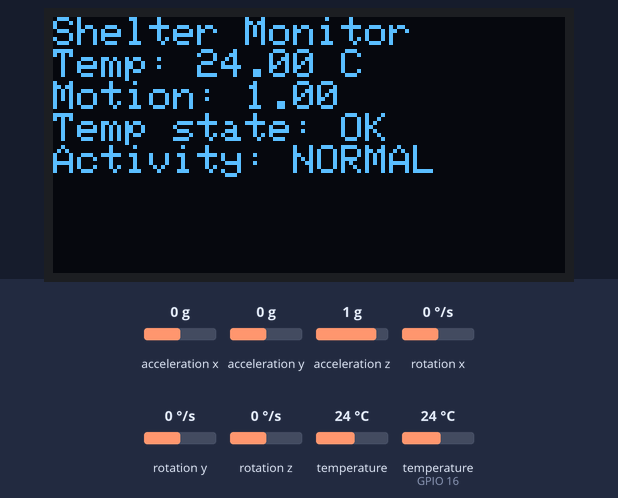
A program run on a simulated ESP32. On the bench: 128×64 one-colour display. The test bench sets the inputs (shaded band); at power-on: acceleration x 0 g, temperature (sensor on GPIO 16) 24 °C, acceleration z 1 g, acceleration y 0 g, rotation x 0 °/s, rotation y 0 °/s, rotation z 0 °/s, temperature 24 °C. WiFi joins after 1.5 s; servers stay silent unless stated; uploads are accepted with an empty reply; what the program prints to the serial monitor is not drawn.

Above: at 3.4 s.
3.5 s: acceleration x set to -1.4 g
At 7.0 s:
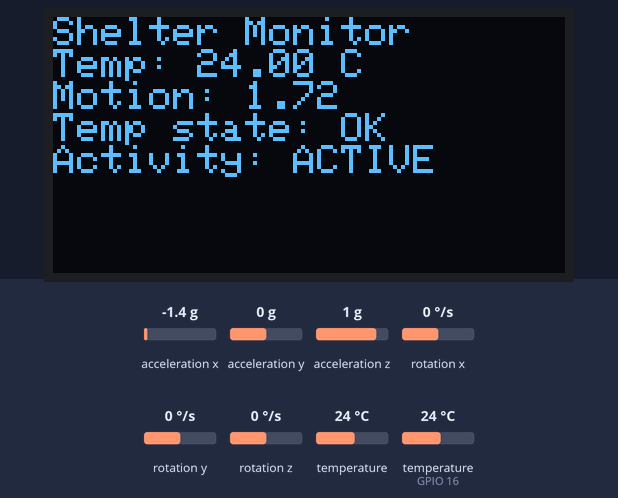
7.5 s: temperature (sensor on GPIO 16) set to 18.5 °C
At 9.2 s:
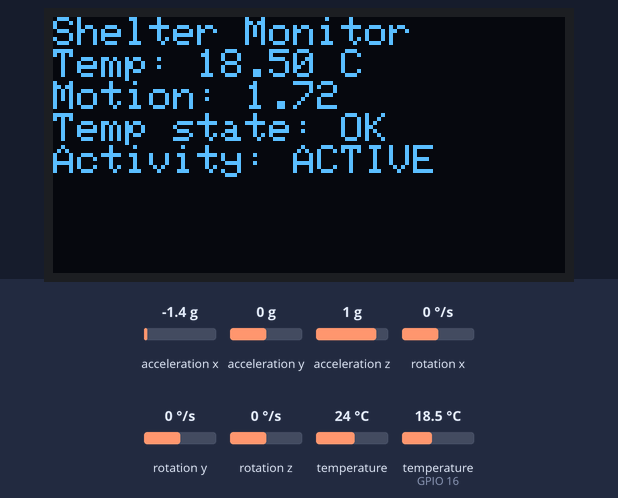
11.5 s: temperature (sensor on GPIO 16) set to 17.2 °C
At 12.6 s:
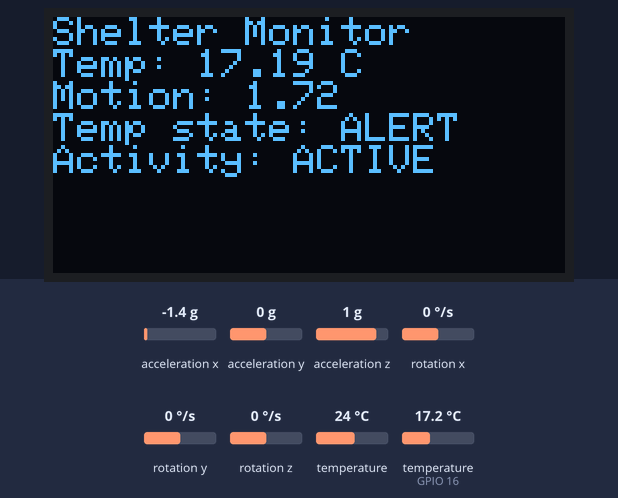
15.5 s: acceleration z set to 0 g
At 18.2 s:
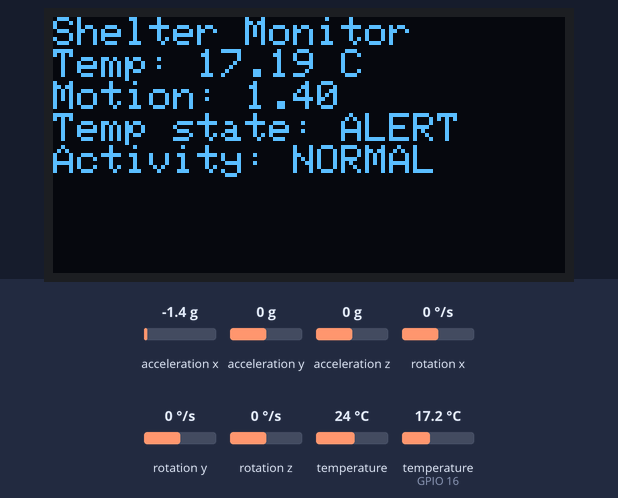
19.5 s: temperature (sensor on GPIO 16) set to 19 °C
At 21.5 s:
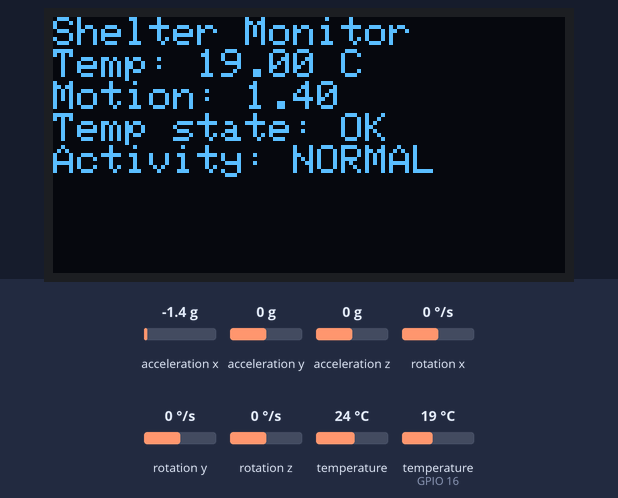
23.5 s: acceleration y set to -1.4 g
At 25.0 s:
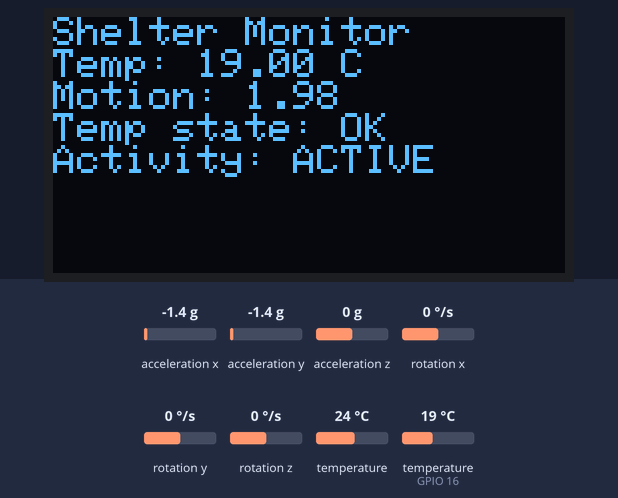
Timing chart, 0 to 26.5 s (numbered marks = the images above; inputs shaded):
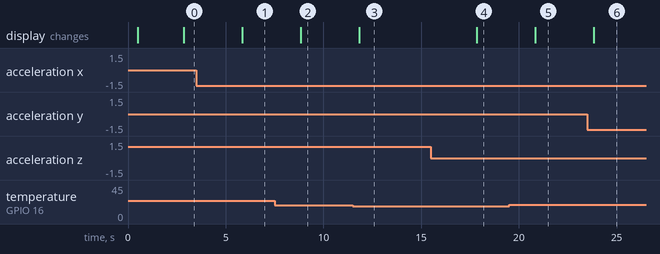

Measured:
- the behaviour switches between 18 and 17.9 °C on temperature (sensor on GPIO 16) (found by bisection; images 2 and 3)
- after the input at 3.5 s, the display: changes after 2.3 s (image 1)
- after the input at 7.5 s, the display: changes after 1.3 s (image 2)
- after the input at 11.5 s, the display: changes after 0.34 s (image 3)
- after the input at 15.5 s, the display: changes after 2.3 s (image 4)
- after the input at 19.5 s, the display: changes after 1.3 s (image 5)
- after the input at 23.5 s, the display: changes after 0.33 s (image 6)

The program:

main.cpp
```cpp
#include <Arduino.h>

#include <Wire.h>
#include <OneWire.h>
#include <DallasTemperature.h>

#include <Adafruit_GFX.h>
#include <Adafruit_SSD1306.h>

#include <Adafruit_MPU6050.h>
#include <Adafruit_Sensor.h>

#include <WiFi.h>
#include <HTTPClient.h>
#include <WiFiClientSecure.h>

#include <math.h>

#define ONE_WIRE_BUS 16
#define SDA_PIN 21
#define SCL_PIN 22

OneWire oneWire(ONE_WIRE_BUS);
DallasTemperature ds18b20(&oneWire);

Adafruit_MPU6050 mpu;

#define SCREEN_WIDTH 128
#define SCREEN_HEIGHT 64
Adafruit_SSD1306 display(SCREEN_WIDTH, SCREEN_HEIGHT, &Wire, -1);

const float TEMP_MIN = 18.0;
const float TEMP_MAX = 30.0;
const float MOTION_LIMIT = 1.5;

static const char* WIFI_SSID = "Wokwi-GUEST";
static const char* WIFI_PASS = "";


static const char* API_BASE = "https://ark-pzpi-23-6-kmetyk-yelyzaveta.onrender.com";


static const char* DEVICE_GUID = "DEV-002";


static const char* DEVICE_KEY = "kmetyk-iot-2025-xyz";

static const char* TELEMETRY_PATH = "/api/iot/telemetry";

void connectWiFi() {
  WiFi.mode(WIFI_STA);
  WiFi.begin(WIFI_SSID, WIFI_PASS);

  Serial.print("WiFi connecting");
  unsigned long start = millis();
  while (WiFi.status() != WL_CONNECTED && (millis() - start) < 20000) {
    delay(300);
    Serial.print(".");
  }
  Serial.println();

  if (WiFi.status() == WL_CONNECTED) {
    Serial.print("WiFi OK, IP: ");
    Serial.println(WiFi.localIP());
  } else {
    Serial.println("WiFi FAILED (continuing offline)");
  }
}

bool postTelemetry(float tempC, float motion, bool tempAlert, bool motionAlert) {
  if (WiFi.status() != WL_CONNECTED) return false;

  WiFiClientSecure client;
  client.setInsecure();

  HTTPClient http;
  String url = String(API_BASE) + TELEMETRY_PATH;

  if (!http.begin(client, url)) {
    Serial.println("HTTP begin failed");
    return false;
  }

  http.addHeader("Content-Type", "application/json");
  http.addHeader("X-Device-Key", DEVICE_KEY);

  String body = "{";
  body += "\"deviceGuid\":\"" + String(DEVICE_GUID) + "\",";
  body += "\"tempC\":" + String(tempC, 2) + ",";
  body += "\"motion\":" + String(motion, 2) + ",";
  body += "\"tempAlert\":" + String(tempAlert ? "true" : "false") + ",";
  body += "\"motionAlert\":" + String(motionAlert ? "true" : "false");
  body += "}";

  int code = http.POST(body);
  String resp = http.getString();
  http.end();

  Serial.print("POST /api/iot/telemetry code=");
  Serial.print(code);
  Serial.print(" resp=");
  Serial.println(resp);

  return code >= 200 && code < 300;
}

void setup() {
  Serial.begin(115200);
  delay(500);

  Wire.begin(SDA_PIN, SCL_PIN);


  if (!display.begin(SSD1306_SWITCHCAPVCC, 0x3C)) {
    Serial.println("❌ OLED not found");
    while (true) delay(100);
  }

  display.clearDisplay();
  display.setTextSize(1);
  display.setTextColor(WHITE);


  ds18b20.begin();


  if (!mpu.begin()) {
    Serial.println("❌ MPU6050 not found");
    while (true) delay(100);
  }

  mpu.setAccelerometerRange(MPU6050_RANGE_4_G);
  mpu.setGyroRange(MPU6050_RANGE_500_DEG);
  mpu.setFilterBandwidth(MPU6050_BAND_21_HZ);

  Serial.println("✅ ShelterMonitor SmartDevice started");


  connectWiFi();
}

void loop() {

  if (WiFi.status() != WL_CONNECTED) {
    connectWiFi();
  }


  ds18b20.requestTemperatures();
  float temperature = ds18b20.getTempCByIndex(0);

  bool tempReadOk = (temperature > -100.0 && temperature < 125.0);

  sensors_event_t a, g, temp;
  mpu.getEvent(&a, &g, &temp);

  float motionLevel =
    sqrt(
      a.acceleration.x * a.acceleration.x +
      a.acceleration.y * a.acceleration.y +
      a.acceleration.z * a.acceleration.z
    ) / 9.81;

  bool tempAlert = (!tempReadOk) || (temperature < TEMP_MIN || temperature > TEMP_MAX);
  bool motionAlert = (motionLevel > MOTION_LIMIT);

  Serial.println("===== Shelter Telemetry =====");

  Serial.print("Temperature: ");
  if (tempReadOk) {
    Serial.print(temperature);
    Serial.println(" C");
  } else {
    Serial.println("SENSOR ERROR");
  }

  Serial.print("Motion level: ");
  Serial.println(motionLevel, 2);

  Serial.print("Temperature status: ");
  Serial.println(tempAlert ? "ALERT" : "OK");

  Serial.print("Motion status: ");
  Serial.println(motionAlert ? "ACTIVE" : "NORMAL");
  Serial.println();

  display.clearDisplay();
  display.setCursor(0, 0);

  display.println("Shelter Monitor");

  display.print("Temp: ");
  if (tempReadOk) {
    display.print(temperature);
    display.println(" C");
  } else {
    display.println("ERROR");
  }

  display.print("Motion: ");
  display.println(motionLevel, 2);

  display.print("Temp state: ");
  display.println(tempAlert ? "ALERT" : "OK");

  display.print("Activity: ");
  display.println(motionAlert ? "ACTIVE" : "NORMAL");

  display.display();


  float tempToSend = tempReadOk ? temperature : -127.0;
  postTelemetry(tempToSend, motionLevel, tempAlert, motionAlert);

  delay(2000);
}
```
